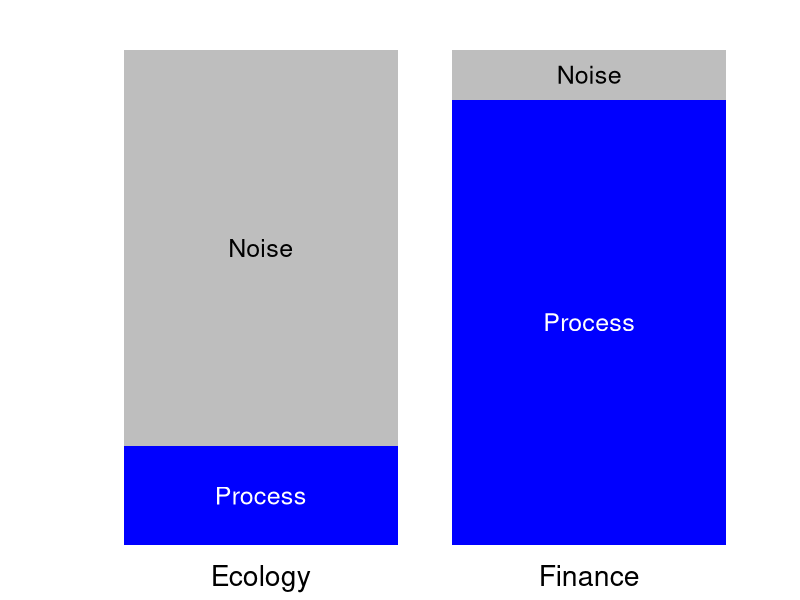
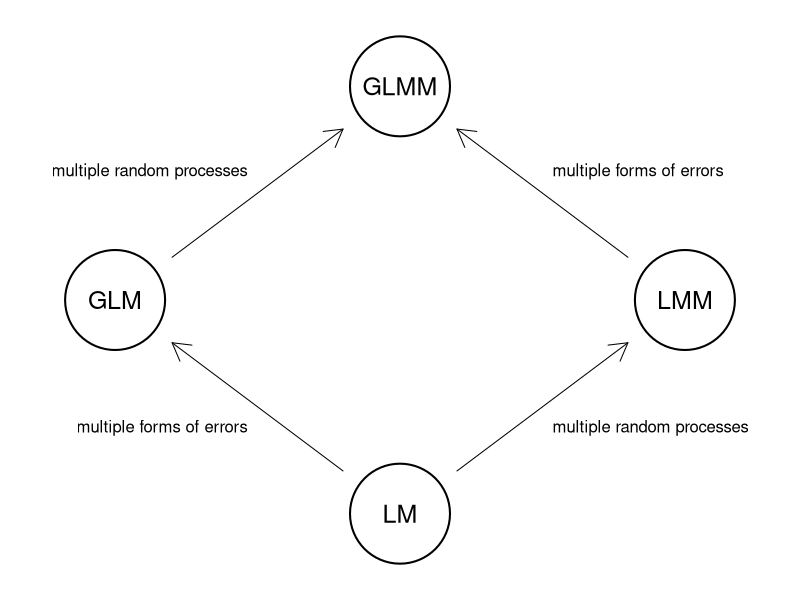

Here is the R script that generated these plots, in order:
## ---- chunk 1
knitr::opts_chunk$set(echo = FALSE, fig.align = 'center')
## ---- chunk 2
dat <- matrix(c(20, 80, 90, 10), 2, 2)
par(mai = c(0.5, 1, 0.5, 0.5))
bp <- barplot(dat, las = 1, col = c("blue", "gray"), border = NA, axes = FALSE,
        ylab = "", names.arg = c("Ecology", "Finance"), cex.names = 1.7)
text(0.7, 10, adj = c(0.5, 0.5), "Process", col = "white", cex = 1.5)
text(0.7, 60, adj = c(0.5, 0.5), "Noise", col = "black", cex = 1.5)
text(1.9, 45, adj = c(0.5, 0.5), "Process", col = "white", cex = 1.5)
text(1.9, 95, adj = c(0.5, 0.5), "Noise", col = "black", cex = 1.5)
## ---- chunk 3
par(mai = rep(0, 4), omi = rep(0, 4), bg = NA)

## order: GLM, LM, GLMM, LMM
xx <- c(1, 2, 2, 3) * 10
yy <- c(2, 1, 3, 2) * 10

plot(c(7, 33), c(7, 33), type = "n", xlim = c(7, 33), ylim = c(7, 33),
     xaxt = "n", yaxt = "n", xlab = "", ylab = "",
     bty = "n")
symbols(xx, yy, circle = rep(2, 4), inches = 0.5, add = TRUE,
        lwd = 2, bg = "white")
text(xx, yy, c("GLM", "LM", "GLMM", "LMM"), cex = 1.5)
## from LM to GLM
arrows(xx[2]-2, yy[2]+2, xx[1]+2, yy[1]-2, length = 0.2)
text(15, 14, "multiple forms of errors", pos = 2)
## from LM to LMM
arrows(xx[2]+2, yy[2]+2, xx[4]-2, yy[4]-2, length = 0.2)
text(25, 14, "multiple random processes", pos = 4)
## from GLM to GLMM
arrows(xx[1]+2, yy[1]+2, xx[3]-2, yy[3]-2, length = 0.2)
text(15, 26, "multiple random processes", pos = 2)
## from LMM to GLMM
arrows(xx[4]-2, yy[4]+2, xx[3]+2, yy[3]-2, length = 0.2)
text(25, 26, "multiple forms of errors", pos = 4)
